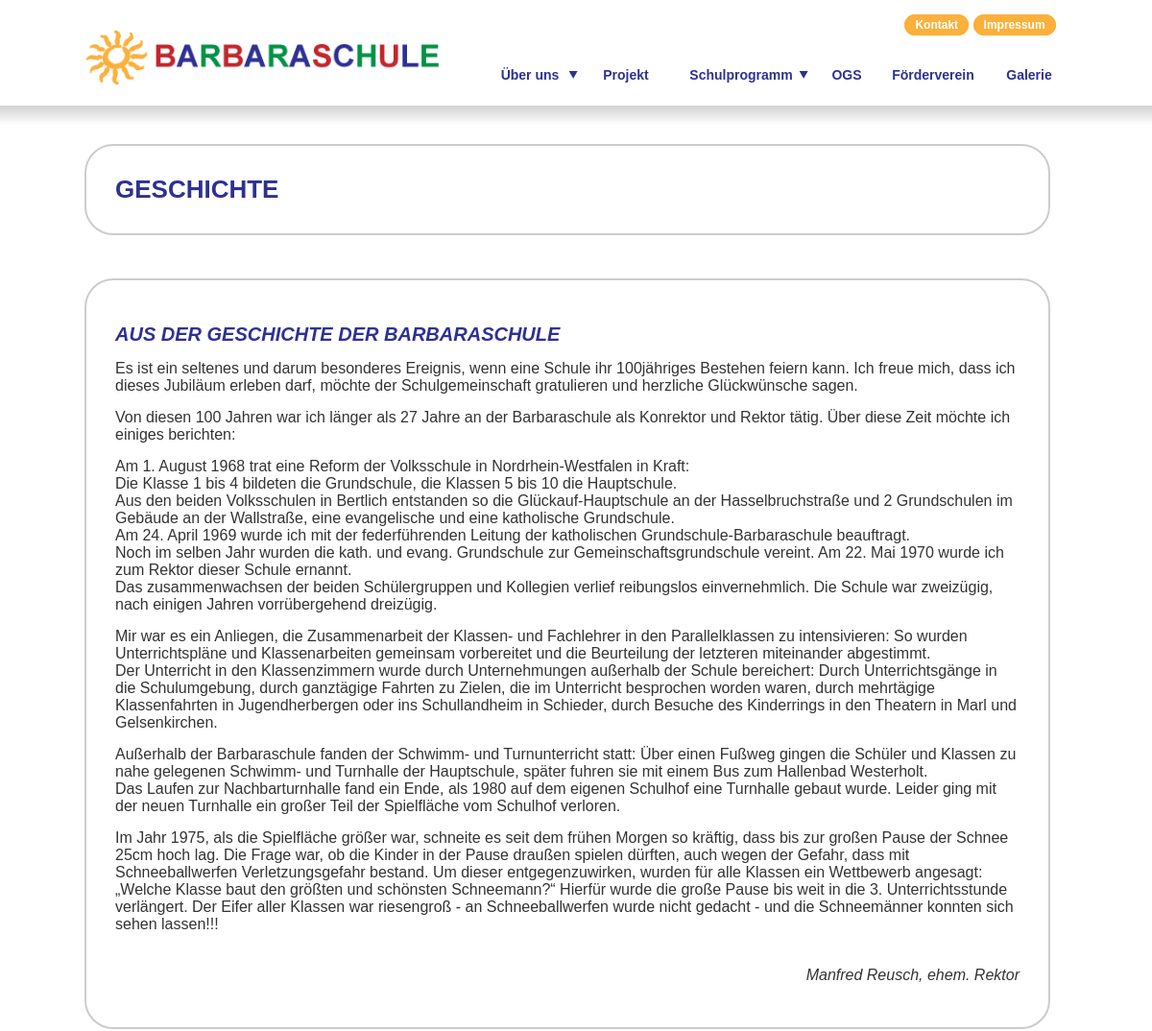
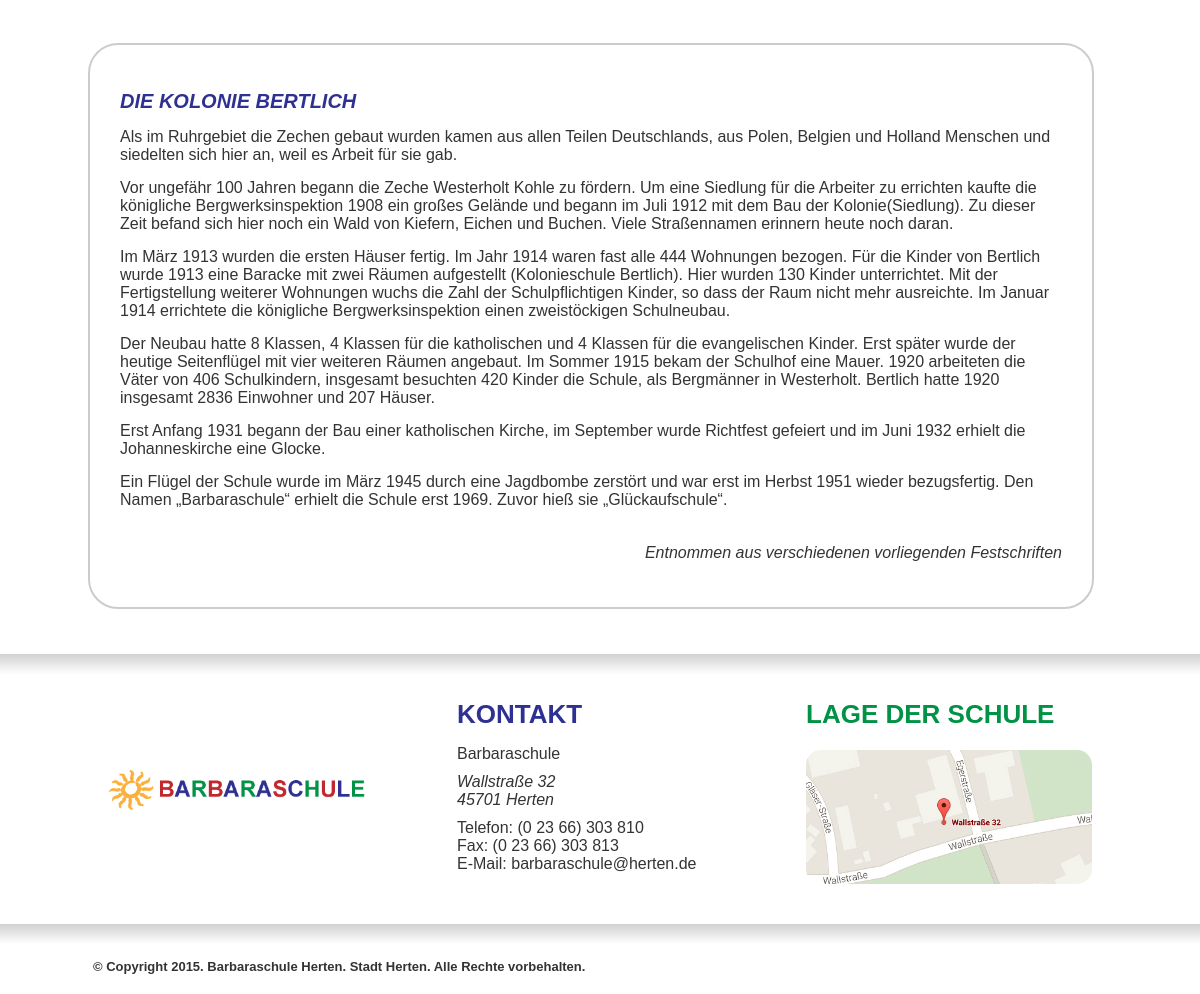
The app's page /geschichte.php with its own data (2 pictures, top to bottom).
### tables this page shows
CREATE TABLE IF NOT EXISTS `content` (
`id` int(11) NOT NULL,
  `title` text NOT NULL,
  `content` text NOT NULL,
  `page` text NOT NULL,
  `show_article` int(1) NOT NULL,
  `created` timestamp NOT NULL DEFAULT CURRENT_TIMESTAMP
);

### geschichte.php (the view, shortened to what this page needs)
<?php
	include_once('head.php');
	$sql = "SELECT * FROM content WHERE page = 'history' AND show_article = '1'";
	$res = mysql_query($sql) or die(mysql_error());
?>
<article class="full">
	<h1>Geschichte</h1>
</article>
<?php
	while($dsatz = mysql_fetch_assoc($res)){
		$title = $dsatz['title'];
		$content = $dsatz['content']
?>
<article class="full">
	<h2><?=($title)?></h2>
	<?=($content)?>
</article>
<?php
	}
	include_once('foot.php');
?>

### css/screen.css (style rules this page uses)
* { margin: 0px; padding: 0px; font-family: Helvetica, sans-serif; }
body { font-size: 16px; color: #333; }
#main article { border-radius: 30px; border: 2px solid #CCC; padding: 30px 30px; margin-right: 23px; margin-bottom: 45px; }
article.full { width: 942px; margin-right: 0px; }
article.full ~ article.full { min-height: 140px; }
h1 { font-size: 26px; color: #2E3192; text-transform: uppercase; }
h2 { font-size: 20px; color: #2E3192; text-transform: uppercase; margin: 15px 0px 15px 0px; font-style: italic }
p { margin: 15px 0px; }
p[role="author"] { margin-top: 35px; text-align: right; font-style: italic; clear: both; }

### css/lightbox.css (style rules this page uses)
body:after { content: url('../img/lightbox/close.png') url('../img/lightbox/loading.gif') url('../img/lightbox/prev.png') url('../img/lightbox/next.png'); display: none; }

### records on screen
content: title "AUS DER GESCHICHTE DER BARBARASCHULE", content "Es ist ein seltenes und darum besonderes Ereignis, wenn eine Schule ihr 100jähriges Bestehen feiern kann. Ich freue mich, dass ich dieses Jubiläum erleben darf, möchte der Schulgemeinschaft gratulieren und herzliche Glückwünsche sagen. Von diesen 100 Jahren war ich länger als 27 Jahre an der Barbaraschule als Konrektor und Rektor tätig. Über diese Zeit möchte ich einiges berichten: Am 1. August 1968 trat eine Reform der Volksschule in Nordrhein-Westfalen in Kraft: Die Klasse 1 bis 4 bildeten die Grundschule, die Klassen 5 bis 10 die Hauptschule. Aus den beiden Volksschulen in Bertlich entstanden so die Glückauf-Hauptschule an der Hasselbruchstraße und 2 Grundschulen im Gebäude an der…"
content: title "DIE KOLONIE BERTLICH", content "Als im Ruhrgebiet die Zechen gebaut wurden kamen aus allen Teilen Deutschlands, aus Polen, Belgien und Holland Menschen und siedelten sich hier an, weil es Arbeit für sie gab. Vor ungefähr 100 Jahren begann die Zeche Westerholt Kohle zu fördern. Um eine Siedlung für die Arbeiter zu errichten kaufte die königliche Bergwerksinspektion 1908 ein großes Gelände und begann im Juli 1912 mit dem Bau der Kolonie(Siedlung). Zu dieser Zeit befand sich hier noch ein Wald von Kiefern, Eichen und Buchen. Viele Straßennamen erinnern heute noch daran. Im März 1913 wurden die ersten Häuser fertig. Im Jahr 1914 waren fast alle 444 Wohnungen bezogen. Für die Kinder von Bertlich wurde 1913 eine Baracke mit…"
